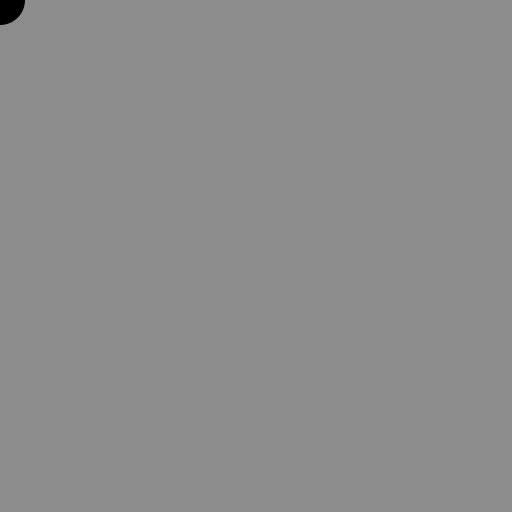
Frame 1 (no input)
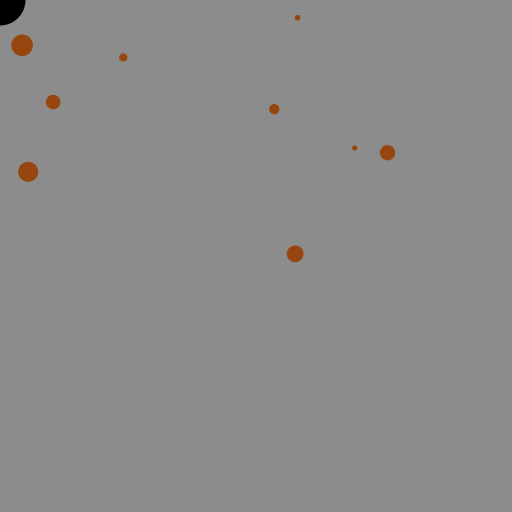
Frame 60 (the mouse pressed at the canvas centre just before this capture)
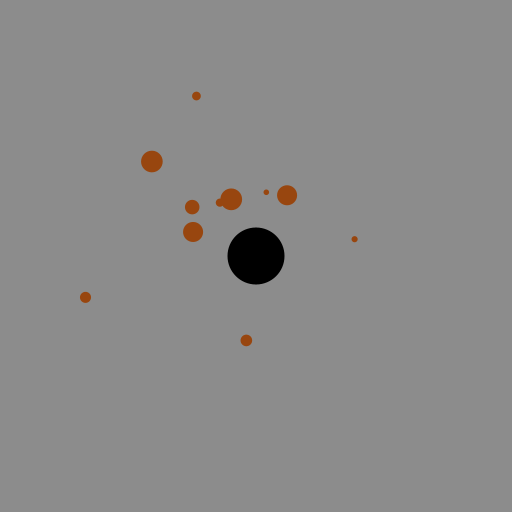
Frame 120 (the mouse held since frame 60 and released just before this capture)

The Processing sketch that drew these frames (run headless with seeded random() and noise(); from frame 60 on, the mouse is pressed at the canvas centre):

// Processing sketch: Esame_17_09_2018_es2
// ── Esame_17_09_2018_es2.pde
ArrayList<Asteroid> a;
BlackHole b;

void setup(){
   size(512,512);
   a = new ArrayList<Asteroid>();
   b = new BlackHole(mouseX, mouseY);
}

void draw(){
   background(140, 140, 140);
   
   b.run(a);
   
   
   if(random(1) < 0.15){
      a.add(new Asteroid(random(0,512), random(0,512), random(5,25))); 
   }
   
   for(Asteroid as : a){
      as.run(b);
   }
   
}

void keyPressed(){
   if(key == 'r' || key == 'R'){
      setup(); 
   }
}

// ── Asteroid.pde
class Asteroid{
    float x, y;
    float h;
    
    Asteroid(float x, float y, float h){
        this.x = x;
        this.y = y;
        this.h = h;
    }
    
    void display(){
       noStroke();
       fill(#98460F);
       ellipse(x,y, h, h);
    }
    
    void move(BlackHole B){
       float s = dist(this.x, this.y , B.x, B.y);
       
       float sx = -(this.x - B.x)/s;
       float sy = -(this.y - B.y)/s;
       
       sx *= 3;
       sy *= 3;
       
       x += sx;
       y += sy;
    }
    
    void run(BlackHole B){
       display();
       move(B);
    }
}

// ── BlackHole.pde
class BlackHole{
   float x, y;
   float d = 50;
 
   BlackHole(float x, float y){
      this.x = x;
      this.y = y;
   }
   
   void display(){
      noStroke();
      fill(0);
      ellipse(x,y,d,d);
   }
   
   void move(){
      x = mouseX;
      y = mouseY;
   }
   
   void check(ArrayList<Asteroid> A){
       for(int i=0; i<A.size(); i++){
          if(dist(A.get(i).x, A.get(i).y, x, y) < d/2){
             A.remove(A.get(i));
             d++;
          }
       }
   }
   
   void run(ArrayList<Asteroid> A){
      display();
      move();
      check(A);
   }
}
